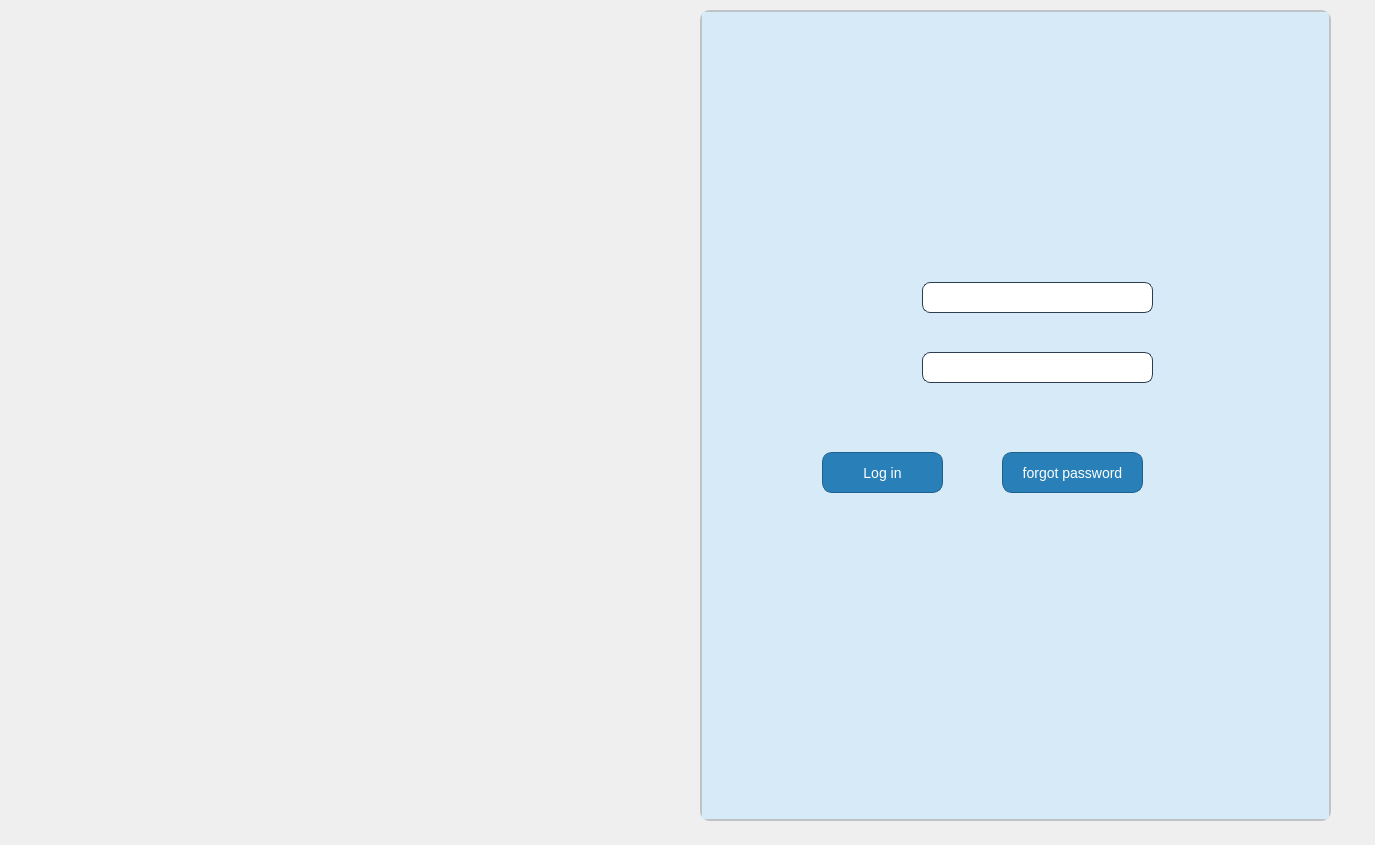
<?xml version="1.0" encoding="UTF-8"?>
<ui version="4.0">
 <class>MainWindow</class>
 <widget class="QDialog" name="MainWindow">
  <property name="geometry">
   <rect>
    <x>0</x>
    <y>0</y>
    <width>1375</width>
    <height>845</height>
   </rect>
  </property>
  <property name="windowTitle">
   <string>Dialog</string>
  </property>
  <widget class="QLabel" name="label_7">
   <property name="geometry">
    <rect>
     <x>-20</x>
     <y>170</y>
     <width>651</width>
     <height>391</height>
    </rect>
   </property>
   <property name="styleSheet">
    <string notr="true">border-image: url(:/img/img/LOG-removebg-preview.png);</string>
   </property>
   <property name="text">
    <string/>
   </property>
  </widget>
  <widget class="QLabel" name="label_5">
   <property name="geometry">
    <rect>
     <x>-60</x>
     <y>20</y>
     <width>1391</width>
     <height>811</height>
    </rect>
   </property>
   <property name="styleSheet">
    <string notr="true">border-image: url(:/img/img/61803.jpg);</string>
   </property>
   <property name="text">
    <string/>
   </property>
  </widget>
  <widget class="QStackedWidget" name="stackedWidget">
   <property name="geometry">
    <rect>
     <x>700</x>
     <y>10</y>
     <width>631</width>
     <height>811</height>
    </rect>
   </property>
   <property name="styleSheet">
    <string notr="true">*{/* styles.qss */
	border-image: url(:/img/img/61803.jpg);
}
/* Set the default font color to dark for readability */
* {
    color: #2c3e50; /* Dark gray text for better contrast */
    font-family: Arial, sans-serif; /* Clean, readable font */
}

/* Style for the main window background */
QWidget {
    background-color: #D6EAF8; /* Light blue background */
}

/* Style for input boxes (assuming they are QLineEdit or similar) */
QLineEdit {
    background-color: #ffffff; /* White background for input fields */
    border: 1px solid #2c3e50; /* Dark gray border */
    border-radius: 8px; /* Rounded corners */
    padding: 8px;
    color: #2c3e50; /* Dark text */
    font-size: 14px;
}

/* Style for input boxes (focused state) */
QLineEdit:focus {
    border: 1px solid #2980b9; /* Blue border on focus */
    background-color: #eaf2f7; /* Light blue background on focus */
}

/* Style for push buttons (assuming they are QPushButtons or similar) */
QPushButton {
    background-color: #2980b9; /* Medium blue for buttons */
    border: 1px solid #1f618d; /* Darker blue border for buttons */
    border-radius: 10px; /* Rounded corners */
    padding: 10px 20px; /* Adjusted padding */
    color: white; /* White text */
    font-size: 14px; /* Slightly larger font for readability */
}

/* Style for push buttons on hover */
QPushButton:hover {
    background-color: #1f618d; /* Darker blue on hover */
}

/* Style for push buttons when pressed */
QPushButton:pressed {
    background-color: #154360; /* Even darker blue when pressed */
}

/* Style for QStackedWidget */
QStackedWidget {
    background-color: #ffffff; /* White background */
    border: 2px solid #BDC3C7; /* Light gray border */
    border-radius: 10px;

}

/* Style for dialog windows */
QDialog {
    background-color: #ffffff; /* White background for dialogs */
    border: 1px solid #2980b9; /* Blue border for dialogs */
    border-radius: 12px; /* Rounded corners */
    padding: 20px;
    color: #2c3e50; /* Dark text for readability */
}

/* Style for labels */
QLabel {
    color: #2c3e50; /* Dark gray text for labels */
    font-size: 14px;
}

/* Style for combo boxes (QComboBox) */
QComboBox {
    background-color: #ffffff; /* White background for combo boxes */
    border: 1px solid #2c3e50;
    border-radius: 8px;
    padding: 8px;
    color: #2c3e50;
    font-size: 14px;
}

/* Style for combo boxes when focused */
QComboBox:focus {
    border: 1px solid #2980b9;
    background-color: #eaf2f7;
}

/* Style for table views (QTableView) */
QTableView {
    background-color: #ffffff; /* White background for tables */
    border: 1px solid #ddd; /* Light border */
    gridline-color: #ddd; /* Light grid lines */
}

QTableView QHeaderView {
    background-color: #2980b9; /* Blue header background */
    color: white; /* White text for table header */
}

/* Style for table rows */
QTableView::item {
    padding: 10px;
    border-bottom: 1px solid #ddd; /* Divider between rows */
}

/* Style for table rows when hovered */
QTableView::item:hover {
    background-color: #eaf4f0; /* Very light blue hover effect */
}

/* Style for scrollbars */
QScrollBar {
    background-color: #f1f1f1; /* Light background for scrollbars */
    border: 1px solid #ddd; /* Light gray border */
    width: 10px; /* Narrow scrollbar */
}

/* Style for the vertical scrollbar */
QScrollBar:vertical {
    border-radius: 5px;
}

/* Style for the horizontal scrollbar */
QScrollBar:horizontal {
    border-radius: 5px;
}

/* Style for progress bars */
QProgressBar {
    background-color: #f1f8f5; /* Very light green background */
    border: 1px solid #BDC3C7;
    border-radius: 5px;
    text-align: center;
    color: #2c3e50; /* Dark text */
}

QProgressBar::chunk {
    background-color: #2980b9; /* Medium blue progress chunk */
    border-radius: 5px;
}
</string>
   </property>
   <property name="currentIndex">
    <number>0</number>
   </property>
   <widget class="QWidget" name="page">
    <widget class="QLineEdit" name="lineEdituserr">
     <property name="geometry">
      <rect>
       <x>220</x>
       <y>270</y>
       <width>231</width>
       <height>31</height>
      </rect>
     </property>
    </widget>
    <widget class="QLabel" name="label_4">
     <property name="geometry">
      <rect>
       <x>110</x>
       <y>260</y>
       <width>81</width>
       <height>31</height>
      </rect>
     </property>
     <property name="styleSheet">
      <string notr="true">image: url(:/img/img/user_747376.png);</string>
     </property>
     <property name="text">
      <string/>
     </property>
    </widget>
    <widget class="QLineEdit" name="lineEditpasswordd">
     <property name="geometry">
      <rect>
       <x>220</x>
       <y>340</y>
       <width>231</width>
       <height>31</height>
      </rect>
     </property>
     <property name="echoMode">
      <enum>QLineEdit::Password</enum>
     </property>
    </widget>
    <widget class="QLabel" name="label_3">
     <property name="geometry">
      <rect>
       <x>100</x>
       <y>340</y>
       <width>81</width>
       <height>31</height>
      </rect>
     </property>
     <property name="styleSheet">
      <string notr="true">image: url(:/img/img/padlock.png);</string>
     </property>
     <property name="text">
      <string/>
     </property>
    </widget>
    <widget class="QPushButton" name="forgot_pb">
     <property name="geometry">
      <rect>
       <x>300</x>
       <y>440</y>
       <width>141</width>
       <height>41</height>
      </rect>
     </property>
     <property name="text">
      <string>forgot password</string>
     </property>
    </widget>
    <widget class="QPushButton" name="pushButtonlog">
     <property name="geometry">
      <rect>
       <x>120</x>
       <y>440</y>
       <width>121</width>
       <height>41</height>
      </rect>
     </property>
     <property name="text">
      <string>Log in</string>
     </property>
    </widget>
   </widget>
   <widget class="QWidget" name="page_2">
    <widget class="QLineEdit" name="rcpt">
     <property name="geometry">
      <rect>
       <x>197</x>
       <y>211</y>
       <width>261</width>
       <height>36</height>
      </rect>
     </property>
    </widget>
    <widget class="QPushButton" name="sendBtn">
     <property name="geometry">
      <rect>
       <x>250</x>
       <y>290</y>
       <width>93</width>
       <height>28</height>
      </rect>
     </property>
     <property name="text">
      <string>Continue</string>
     </property>
    </widget>
    <widget class="QLabel" name="label">
     <property name="geometry">
      <rect>
       <x>70</x>
       <y>110</y>
       <width>481</width>
       <height>51</height>
      </rect>
     </property>
     <property name="styleSheet">
      <string notr="true">QLabel {
    color: black; /* Text color for labels */
    font-size: 16px; /* Adjust font size as needed */
    font-weight: bold; /* Make the text bold if desired */
    margin: 5px; /* Adjust margin as needed */
}</string>
     </property>
     <property name="text">
      <string>&lt;html&gt;&lt;head/&gt;&lt;body&gt;&lt;p&gt;&lt;span style=&quot; font-size:10pt;&quot;&gt;Enter your email associated with your account and&lt;br/&gt;we'll send an emal to reset your password&lt;/span&gt;&lt;/p&gt;&lt;/body&gt;&lt;/html&gt;</string>
     </property>
    </widget>
    <widget class="QLabel" name="label_2">
     <property name="geometry">
      <rect>
       <x>121</x>
       <y>211</y>
       <width>70</width>
       <height>30</height>
      </rect>
     </property>
     <property name="styleSheet">
      <string notr="true">QLabel {
    color: black; /* Text color for labels */
    font-size: 16px; /* Adjust font size as needed */
    font-weight: bold; /* Make the text bold if desired */
    margin: 5px; /* Adjust margin as needed */
}</string>
     </property>
     <property name="text">
      <string>Email </string>
     </property>
    </widget>
    <widget class="QLabel" name="label_8">
     <property name="geometry">
      <rect>
       <x>170</x>
       <y>20</y>
       <width>261</width>
       <height>41</height>
      </rect>
     </property>
     <property name="styleSheet">
      <string notr="true">QLabel {
    color: black; /* Text color for labels */
    font-size: 30px; /* Adjust font size as needed */
    font-weight: bold; /* Make the text bold if desired */
    margin: 5px; /* Adjust margin as needed */
}</string>
     </property>
     <property name="text">
      <string>Reset password</string>
     </property>
    </widget>
   </widget>
   <widget class="QWidget" name="page_3">
    <widget class="QLineEdit" name="codebt">
     <property name="geometry">
      <rect>
       <x>180</x>
       <y>200</y>
       <width>281</width>
       <height>31</height>
      </rect>
     </property>
    </widget>
    <widget class="QLabel" name="label_9">
     <property name="geometry">
      <rect>
       <x>220</x>
       <y>10</y>
       <width>191</width>
       <height>71</height>
      </rect>
     </property>
     <property name="styleSheet">
      <string notr="true">QLabel {
    color: black; /* Text color for labels */
    font-size: 30px; /* Adjust font size as needed */
    font-weight: bold; /* Make the text bold if desired */
    margin: 5px; /* Adjust margin as needed */
}</string>
     </property>
     <property name="text">
      <string>Verification</string>
     </property>
    </widget>
    <widget class="QPushButton" name="verify_pb">
     <property name="geometry">
      <rect>
       <x>230</x>
       <y>280</y>
       <width>211</width>
       <height>61</height>
      </rect>
     </property>
     <property name="text">
      <string>Verify and Proceed</string>
     </property>
    </widget>
    <widget class="QLabel" name="label_10">
     <property name="geometry">
      <rect>
       <x>90</x>
       <y>110</y>
       <width>481</width>
       <height>71</height>
      </rect>
     </property>
     <property name="styleSheet">
      <string notr="true">QLabel {
    color: black; /* Text color for labels */
    font-size: 16px; /* Adjust font size as needed */
    font-weight: bold; /* Make the text bold if desired */
    margin: 5px; /* Adjust margin as needed */
}</string>
     </property>
     <property name="text">
      <string>&lt;html&gt;&lt;head/&gt;&lt;body&gt;&lt;p&gt;&lt;span style=&quot; font-size:8pt;&quot;&gt;Please enter the 4 digit code that send to your email adresse&lt;/span&gt;&lt;/p&gt;&lt;/body&gt;&lt;/html&gt;</string>
     </property>
    </widget>
   </widget>
   <widget class="QWidget" name="page_4">
    <widget class="QLabel" name="label_11">
     <property name="geometry">
      <rect>
       <x>120</x>
       <y>30</y>
       <width>341</width>
       <height>71</height>
      </rect>
     </property>
     <property name="styleSheet">
      <string notr="true">QLabel {
    color: black; /* Text color for labels */
    font-size: 30px; /* Adjust font size as needed */
    font-weight: bold; /* Make the text bold if desired */
    margin: 5px; /* Adjust margin as needed */
}</string>
     </property>
     <property name="text">
      <string>Enter New Password</string>
     </property>
    </widget>
    <widget class="QLineEdit" name="pas2">
     <property name="geometry">
      <rect>
       <x>220</x>
       <y>200</y>
       <width>231</width>
       <height>31</height>
      </rect>
     </property>
     <property name="echoMode">
      <enum>QLineEdit::Password</enum>
     </property>
    </widget>
    <widget class="QLineEdit" name="pas1">
     <property name="geometry">
      <rect>
       <x>220</x>
       <y>130</y>
       <width>231</width>
       <height>31</height>
      </rect>
     </property>
    </widget>
    <widget class="QPushButton" name="cont_pb">
     <property name="geometry">
      <rect>
       <x>250</x>
       <y>260</y>
       <width>141</width>
       <height>31</height>
      </rect>
     </property>
     <property name="text">
      <string>Continue</string>
     </property>
    </widget>
    <widget class="QLabel" name="label_12">
     <property name="geometry">
      <rect>
       <x>80</x>
       <y>120</y>
       <width>121</width>
       <height>51</height>
      </rect>
     </property>
     <property name="styleSheet">
      <string notr="true">QLabel {
    color: black; /* Text color for labels */
    font-size: 15px; /* Adjust font size as needed */
    font-weight: bold; /* Make the text bold if desired */
    margin: 5px; /* Adjust margin as needed */
}</string>
     </property>
     <property name="text">
      <string>Old Password</string>
     </property>
    </widget>
    <widget class="QLabel" name="label_13">
     <property name="geometry">
      <rect>
       <x>80</x>
       <y>200</y>
       <width>131</width>
       <height>31</height>
      </rect>
     </property>
     <property name="styleSheet">
      <string notr="true">QLabel {
    color: black; /* Text color for labels */
    font-size: 15px; /* Adjust font size as needed */
    font-weight: bold; /* Make the text bold if desired */
    margin: 5px; /* Adjust margin as needed */
}</string>
     </property>
     <property name="text">
      <string>New Password</string>
     </property>
    </widget>
   </widget>
  </widget>
  <widget class="QLabel" name="label_6">
   <property name="geometry">
    <rect>
     <x>260</x>
     <y>230</y>
     <width>281</width>
     <height>201</height>
    </rect>
   </property>
   <property name="styleSheet">
    <string notr="true">border-image: url(:/img/img/LOG-removebg-preview.png);</string>
   </property>
   <property name="text">
    <string/>
   </property>
  </widget>
 </widget>
 <resources/>
 <connections/>
</ui>
